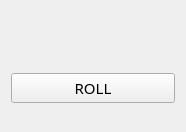
   <widget class="QWidget" name="gridLayoutWidget">
    <property name="geometry">
     <rect>
      <x>40</x>
      <y>70</y>
      <width>186</width>
      <height>132</height>
     </rect>
    </property>
    <layout class="QGridLayout" name="gridLayout">
     <item row="0" column="0">
      <widget class="QPushButton" name="Dice1">
       <property name="enabled">
        <bool>true</bool>
       </property>
       <property name="font">
        <font>
         <family>Segoe UI</family>
         <pointsize>9</pointsize>
         <bold>false</bold>
         <stylestrategy>NoAntialias</stylestrategy>
        </font>
       </property>
       <property name="toolTipDuration">
        <number>0</number>
       </property>
       <property name="accessibleDescription">
        <string notr="true"/>
       </property>
       <property name="styleSheet">
        <string notr="true">qproperty-icon: url(&quot;:/board/cards/Assets/die5.png&quot;);
qproperty-iconSize: 70px;

</string>
       </property>
       <property name="text">
        <string/>
       </property>
       <property name="checkable">
        <bool>false</bool>
       </property>
       <property name="flat">
        <bool>true</bool>
       </property>
      </widget>
     </item>
     <item row="1" column="0" colspan="2">
      <widget class="QPushButton" name="RollButton">
       <property name="font">
        <font>
         <family>Rockwell Condensed</family>
         <pointsize>11</pointsize>
        </font>
       </property>
       <property name="text">
        <string>ROLL</string>
       </property>
      </widget>
     </item>
     <item row="0" column="1">
      <widget class="QPushButton" name="Dice2">
       <property name="enabled">
        <bool>true</bool>
       </property>
       <property name="font">
        <font>
         <family>Segoe UI</family>
         <pointsize>9</pointsize>
         <bold>false</bold>
         <stylestrategy>NoAntialias</stylestrategy>
        </font>
       </property>
       <property name="toolTipDuration">
        <number>0</number>
       </property>
       <property name="accessibleDescription">
        <string notr="true"/>
       </property>
       <property name="styleSheet">
        <string notr="true">qproperty-icon: url(&quot;:/board/cards/Assets/die3.png&quot;);
qproperty-iconSize: 70px;

</string>
       </property>
       <property name="text">
        <string/>
       </property>
       <property name="checkable">
        <bool>false</bool>
       </property>
       <property name="flat">
        <bool>true</bool>
       </property>
      </widget>
     </item>
    </layout>
   </widget>
